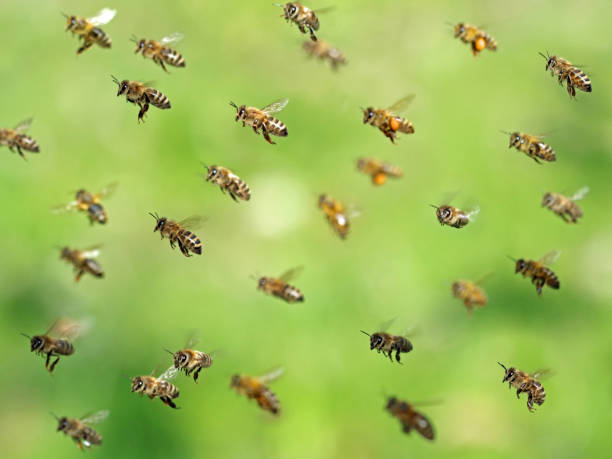
#> input picture image processing codes/KODLAR2_Temel_Koordinatsal_Islemler_Updated (1)/KODLAR2_Temel_Koordinatsal_Islemler/bee.jpg, 612 x 459 px
$ python K2_17_Goruntu_ROI_Goster.py
#> lines starting #> are read from the running program, lines starting #| are printed output that depends on the picture
# -*- coding: utf-8 -*-
"""
Created on Tue Mar  5 23:16:37 2024

@author: muozi
"""


import cv2

img=cv2.imread('bee.jpg')
#> img is the input picture: shape (459, 612, 3); mean B, G, R 89.1, 187.1, 158.7
cv2.imshow('bee',img)


img1=cv2.imread('bee.jpg',0)
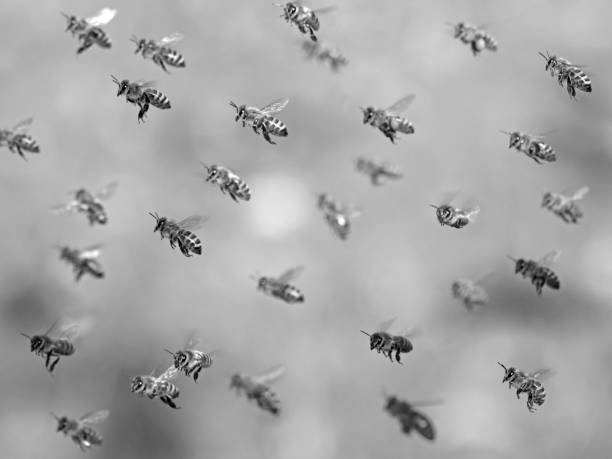
#> img1: shape (459, 612); min 0, max 255, mean 167.4
cv2.imshow('bee1',img1)


# Region of Interest (ROI) Belirleme
# ROI, görüntüdeki belirli bir bölgeyi ifade eder. Bu bölgeyi seçerek üzerinde işlem yapabiliriz.
shape=img.shape
#> shape = (459, 612, 3)

ROI=img[200:270,550:610]# İlk Bileşen y ekseni
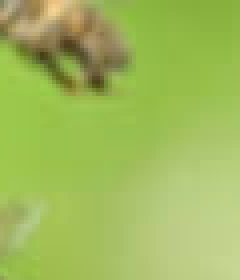
#> ROI: shape (70, 60, 3) (shown 4 times larger); mean B, G, R 90.9, 186.4, 160.2
cv2.imshow('roi',ROI)

ROI2=img1[200:270,150:220]# İlk Bileşen y ekseni
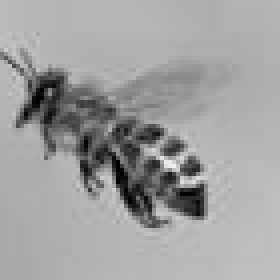
#> ROI2: shape (70, 70) (shown 4 times larger); min 0, max 242, mean 160.1
cv2.imshow('roi2',ROI2)


cv2.waitKey(0)
cv2.destroyAllWindows()

$ run again, with image processing codes/KODLAR2_Temel_Koordinatsal_Islemler_Updated (1)/KODLAR2_Temel_Koordinatsal_Islemler/cicek2JPG.jpg copied over image processing codes/KODLAR2_Temel_Koordinatsal_Islemler_Updated (1)/KODLAR2_Temel_Koordinatsal_Islemler/bee.jpg
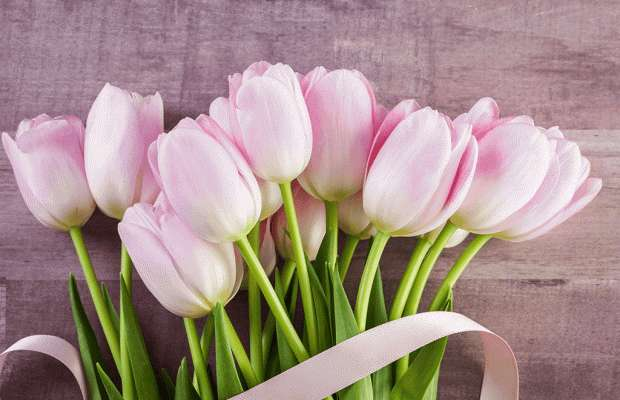
#> input picture image processing codes/KODLAR2_Temel_Koordinatsal_Islemler_Updated (1)/KODLAR2_Temel_Koordinatsal_Islemler/cicek2JPG.jpg, 620 x 400 px
#> img is the input picture: shape (400, 620, 3); mean B, G, R 138, 143.8, 165.8
#> `img1=cv2.imread('bee.jpg',0)`:
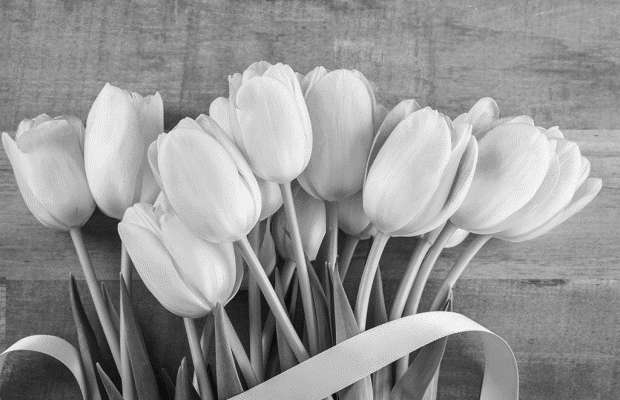
#> img1: shape (400, 620); min 0, max 255, mean 149.7
#> `ROI2=img1[200:270,150:220]# İlk Bileşen y ekseni`:
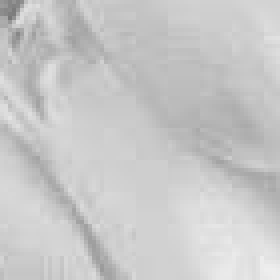
#> ROI2: shape (70, 70) (shown 4 times larger); min 120, max 238, mean 200
